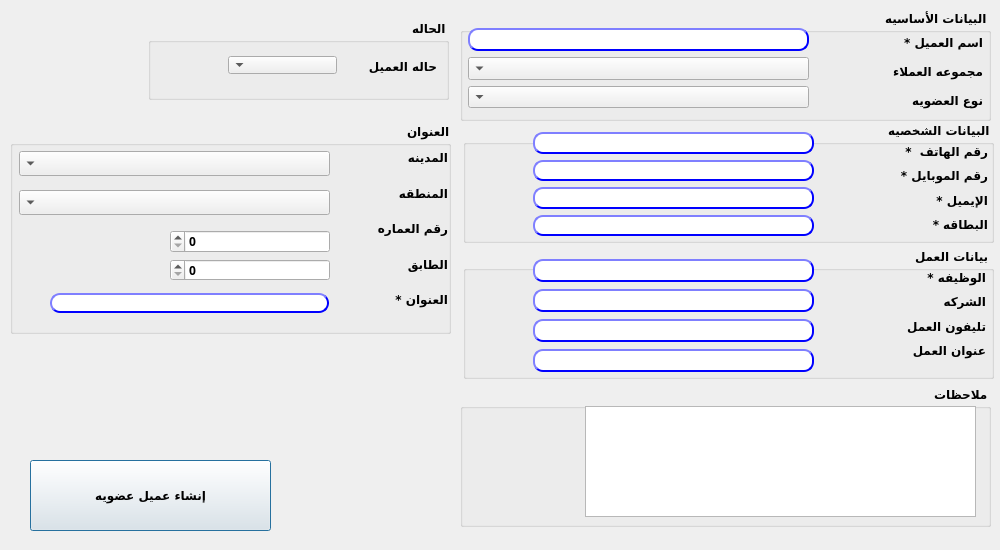
<?xml version="1.0" encoding="UTF-8"?>
<ui version="4.0">
 <class>Dialog</class>
 <widget class="QDialog" name="Dialog">
  <property name="geometry">
   <rect>
    <x>0</x>
    <y>0</y>
    <width>1000</width>
    <height>550</height>
   </rect>
  </property>
  <property name="sizePolicy">
   <sizepolicy hsizetype="Fixed" vsizetype="Fixed">
    <horstretch>0</horstretch>
    <verstretch>0</verstretch>
   </sizepolicy>
  </property>
  <property name="minimumSize">
   <size>
    <width>1000</width>
    <height>550</height>
   </size>
  </property>
  <property name="maximumSize">
   <size>
    <width>1000</width>
    <height>550</height>
   </size>
  </property>
  <property name="windowTitle">
   <string>إنشاء عميل</string>
  </property>
  <property name="styleSheet">
   <string notr="true"/>
  </property>
  <widget class="QPushButton" name="BTN_createCustomer">
   <property name="geometry">
    <rect>
     <x>30</x>
     <y>460</y>
     <width>241</width>
     <height>71</height>
    </rect>
   </property>
   <property name="font">
    <font>
     <family>29LT Bukra Regular</family>
     <pointsize>9</pointsize>
     <weight>75</weight>
     <bold>true</bold>
    </font>
   </property>
   <property name="styleSheet">
    <string notr="true"/>
   </property>
   <property name="text">
    <string>إنشاء عميل عضويه</string>
   </property>
  </widget>
  <widget class="QGroupBox" name="groupBox">
   <property name="geometry">
    <rect>
     <x>463</x>
     <y>122</y>
     <width>531</width>
     <height>121</height>
    </rect>
   </property>
   <property name="font">
    <font>
     <family>29LT Bukra Regular</family>
     <pointsize>9</pointsize>
     <weight>75</weight>
     <bold>true</bold>
    </font>
   </property>
   <property name="layoutDirection">
    <enum>Qt::RightToLeft</enum>
   </property>
   <property name="title">
    <string>البيانات الشخصيه </string>
   </property>
   <widget class="QWidget" name="verticalLayoutWidget_5">
    <property name="geometry">
     <rect>
      <x>432</x>
      <y>20</y>
      <width>93</width>
      <height>91</height>
     </rect>
    </property>
    <property name="font">
     <font>
      <family>29LT Bukra Regular</family>
      <pointsize>9</pointsize>
      <weight>75</weight>
      <bold>true</bold>
     </font>
    </property>
    <layout class="QVBoxLayout" name="verticalLayout_5">
     <item>
      <widget class="QLabel" name="label_2">
       <property name="font">
        <font>
         <family>29LT Bukra Regular</family>
         <pointsize>9</pointsize>
         <weight>75</weight>
         <bold>true</bold>
        </font>
       </property>
       <property name="text">
        <string>رقم الهاتف  *</string>
       </property>
      </widget>
     </item>
     <item>
      <widget class="QLabel" name="label">
       <property name="font">
        <font>
         <family>29LT Bukra Regular</family>
         <pointsize>9</pointsize>
         <weight>75</weight>
         <bold>true</bold>
        </font>
       </property>
       <property name="text">
        <string>رقم الموبايل *</string>
       </property>
      </widget>
     </item>
     <item>
      <widget class="QLabel" name="label_10">
       <property name="font">
        <font>
         <family>29LT Bukra Regular</family>
         <pointsize>9</pointsize>
         <weight>75</weight>
         <bold>true</bold>
        </font>
       </property>
       <property name="text">
        <string>اﻹيميل *</string>
       </property>
      </widget>
     </item>
     <item>
      <widget class="QLabel" name="label_16">
       <property name="font">
        <font>
         <family>29LT Bukra Regular</family>
         <pointsize>9</pointsize>
         <weight>75</weight>
         <bold>true</bold>
        </font>
       </property>
       <property name="text">
        <string>البطاقه *</string>
       </property>
      </widget>
     </item>
    </layout>
   </widget>
   <widget class="QWidget" name="verticalLayoutWidget_6">
    <property name="geometry">
     <rect>
      <x>70</x>
      <y>10</y>
      <width>281</width>
      <height>104</height>
     </rect>
    </property>
    <property name="font">
     <font>
      <family>29LT Bukra Regular</family>
      <pointsize>9</pointsize>
      <weight>75</weight>
      <bold>true</bold>
     </font>
    </property>
    <layout class="QVBoxLayout" name="verticalLayout_6">
     <item>
      <widget class="QLineEdit" name="lE_phone">
       <property name="font">
        <font>
         <family>29LT Bukra Regular</family>
         <pointsize>9</pointsize>
         <weight>75</weight>
         <bold>true</bold>
        </font>
       </property>
       <property name="styleSheet">
        <string notr="true">QLineEdit{
                                        background-color: white;
                                        border-style: outset;
                                        border-width: 2px;
                                        border-radius: 10px;
                                        border-color: blue;
                                        min-width: 6em;
                                        }
                                        QLineEdit:hover {
                                        background: qradialgradient(
                                        cx: 0.3, cy: -0.4, fx: 0.3, fy: -0.4,
                                        radius: 1.35, stop: 0 #fff, stop: 1 #bbb
                                        );
                                        }
                                       QLineEdit:pressed {
                                        border-style: inset;
                                        background: qradialgradient(
                                        cx: 0.4, cy: -0.1, fx: 0.4, fy: -0.1,
                                        radius: 1.35, stop: 0 #fff, stop: 1 #ddd
                                        );
                                        }
                                    
                            </string>
       </property>
       <property name="text">
        <string/>
       </property>
      </widget>
     </item>
     <item>
      <widget class="QLineEdit" name="lE_mobile">
       <property name="font">
        <font>
         <family>29LT Bukra Regular</family>
         <pointsize>9</pointsize>
         <weight>75</weight>
         <bold>true</bold>
        </font>
       </property>
       <property name="styleSheet">
        <string notr="true">QLineEdit{
                                        background-color: white;
                                        border-style: outset;
                                        border-width: 2px;
                                        border-radius: 10px;
                                        border-color: blue;
                                        min-width: 6em;
                                        }
                                        QLineEdit:hover {
                                        background: qradialgradient(
                                        cx: 0.3, cy: -0.4, fx: 0.3, fy: -0.4,
                                        radius: 1.35, stop: 0 #fff, stop: 1 #bbb
                                        );
                                        }
                                       QLineEdit:pressed {
                                        border-style: inset;
                                        background: qradialgradient(
                                        cx: 0.4, cy: -0.1, fx: 0.4, fy: -0.1,
                                        radius: 1.35, stop: 0 #fff, stop: 1 #ddd
                                        );
                                        }
                                    
                            </string>
       </property>
       <property name="text">
        <string/>
       </property>
      </widget>
     </item>
     <item>
      <widget class="QLineEdit" name="LE_email">
       <property name="font">
        <font>
         <family>29LT Bukra Regular</family>
         <pointsize>9</pointsize>
         <weight>75</weight>
         <bold>true</bold>
        </font>
       </property>
       <property name="styleSheet">
        <string notr="true">QLineEdit{
                                        background-color: white;
                                        border-style: outset;
                                        border-width: 2px;
                                        border-radius: 10px;
                                        border-color: blue;
                                        min-width: 6em;
                                        }
                                        QLineEdit:hover {
                                        background: qradialgradient(
                                        cx: 0.3, cy: -0.4, fx: 0.3, fy: -0.4,
                                        radius: 1.35, stop: 0 #fff, stop: 1 #bbb
                                        );
                                        }
                                       QLineEdit:pressed {
                                        border-style: inset;
                                        background: qradialgradient(
                                        cx: 0.4, cy: -0.1, fx: 0.4, fy: -0.1,
                                        radius: 1.35, stop: 0 #fff, stop: 1 #ddd
                                        );
                                        }
                                    </string>
       </property>
       <property name="text">
        <string/>
       </property>
      </widget>
     </item>
     <item>
      <widget class="QLineEdit" name="LE_nationalID">
       <property name="font">
        <font>
         <family>29LT Bukra Regular</family>
         <pointsize>9</pointsize>
         <weight>75</weight>
         <bold>true</bold>
        </font>
       </property>
       <property name="styleSheet">
        <string notr="true">QLineEdit{
                                        background-color: white;
                                        border-style: outset;
                                        border-width: 2px;
                                        border-radius: 10px;
                                        border-color: blue;
                                        min-width: 6em;
                                        }
                                        QLineEdit:hover {
                                        background: qradialgradient(
                                        cx: 0.3, cy: -0.4, fx: 0.3, fy: -0.4,
                                        radius: 1.35, stop: 0 #fff, stop: 1 #bbb
                                        );
                                        }
                                       QLineEdit:pressed {
                                        border-style: inset;
                                        background: qradialgradient(
                                        cx: 0.4, cy: -0.1, fx: 0.4, fy: -0.1,
                                        radius: 1.35, stop: 0 #fff, stop: 1 #ddd
                                        );
                                        }
                                    </string>
       </property>
       <property name="text">
        <string/>
       </property>
      </widget>
     </item>
    </layout>
   </widget>
  </widget>
  <widget class="QGroupBox" name="groupBox_2">
   <property name="geometry">
    <rect>
     <x>463</x>
     <y>248</y>
     <width>531</width>
     <height>131</height>
    </rect>
   </property>
   <property name="font">
    <font>
     <family>29LT Bukra Regular</family>
     <pointsize>9</pointsize>
     <weight>75</weight>
     <bold>true</bold>
    </font>
   </property>
   <property name="layoutDirection">
    <enum>Qt::RightToLeft</enum>
   </property>
   <property name="title">
    <string>بيانات العمل</string>
   </property>
   <widget class="QWidget" name="verticalLayoutWidget_7">
    <property name="geometry">
     <rect>
      <x>432</x>
      <y>20</y>
      <width>91</width>
      <height>91</height>
     </rect>
    </property>
    <property name="font">
     <font>
      <family>29LT Bukra Regular</family>
      <pointsize>9</pointsize>
      <weight>75</weight>
      <bold>true</bold>
     </font>
    </property>
    <layout class="QVBoxLayout" name="verticalLayout_7">
     <item>
      <widget class="QLabel" name="label_4">
       <property name="font">
        <font>
         <family>29LT Bukra Regular</family>
         <pointsize>9</pointsize>
         <weight>75</weight>
         <bold>true</bold>
        </font>
       </property>
       <property name="text">
        <string>الوظيفه *</string>
       </property>
      </widget>
     </item>
     <item>
      <widget class="QLabel" name="label_11">
       <property name="font">
        <font>
         <family>29LT Bukra Regular</family>
         <pointsize>9</pointsize>
         <weight>75</weight>
         <bold>true</bold>
        </font>
       </property>
       <property name="text">
        <string>الشركه</string>
       </property>
      </widget>
     </item>
     <item>
      <widget class="QLabel" name="label_13">
       <property name="font">
        <font>
         <family>29LT Bukra Regular</family>
         <pointsize>9</pointsize>
         <weight>75</weight>
         <bold>true</bold>
        </font>
       </property>
       <property name="text">
        <string>تليفون العمل</string>
       </property>
      </widget>
     </item>
     <item>
      <widget class="QLabel" name="label_12">
       <property name="font">
        <font>
         <family>29LT Bukra Regular</family>
         <pointsize>9</pointsize>
         <weight>75</weight>
         <bold>true</bold>
        </font>
       </property>
       <property name="text">
        <string>عنوان العمل</string>
       </property>
      </widget>
     </item>
    </layout>
   </widget>
   <widget class="QWidget" name="verticalLayoutWidget_8">
    <property name="geometry">
     <rect>
      <x>70</x>
      <y>10</y>
      <width>281</width>
      <height>119</height>
     </rect>
    </property>
    <property name="font">
     <font>
      <family>29LT Bukra Regular</family>
      <pointsize>9</pointsize>
      <weight>75</weight>
      <bold>true</bold>
     </font>
    </property>
    <layout class="QVBoxLayout" name="verticalLayout_8">
     <item>
      <widget class="QLineEdit" name="LE_job">
       <property name="font">
        <font>
         <family>29LT Bukra Regular</family>
         <pointsize>9</pointsize>
         <weight>75</weight>
         <bold>true</bold>
        </font>
       </property>
       <property name="styleSheet">
        <string notr="true">QLineEdit{
                                        background-color: white;
                                        border-style: outset;
                                        border-width: 2px;
                                        border-radius: 10px;
                                        border-color: blue;
                                        min-width: 6em;
                                        }
                                        QLineEdit:hover {
                                        background: qradialgradient(
                                        cx: 0.3, cy: -0.4, fx: 0.3, fy: -0.4,
                                        radius: 1.35, stop: 0 #fff, stop: 1 #bbb
                                        );
                                        }
                                       QLineEdit:pressed {
                                        border-style: inset;
                                        background: qradialgradient(
                                        cx: 0.4, cy: -0.1, fx: 0.4, fy: -0.1,
                                        radius: 1.35, stop: 0 #fff, stop: 1 #ddd
                                        );
                                        }
                                    </string>
       </property>
       <property name="text">
        <string/>
       </property>
       <property name="maxLength">
        <number>25</number>
       </property>
      </widget>
     </item>
     <item>
      <widget class="QLineEdit" name="LE_company">
       <property name="font">
        <font>
         <family>29LT Bukra Regular</family>
         <pointsize>9</pointsize>
         <weight>75</weight>
         <bold>true</bold>
        </font>
       </property>
       <property name="styleSheet">
        <string notr="true">QLineEdit{
                                        background-color: white;
                                        border-style: outset;
                                        border-width: 2px;
                                        border-radius: 10px;
                                        border-color: blue;
                                        min-width: 6em;
                                        }
                                        QLineEdit:hover {
                                        background: qradialgradient(
                                        cx: 0.3, cy: -0.4, fx: 0.3, fy: -0.4,
                                        radius: 1.35, stop: 0 #fff, stop: 1 #bbb
                                        );
                                        }
                                       QLineEdit:pressed {
                                        border-style: inset;
                                        background: qradialgradient(
                                        cx: 0.4, cy: -0.1, fx: 0.4, fy: -0.1,
                                        radius: 1.35, stop: 0 #fff, stop: 1 #ddd
                                        );
                                        }
                                    
                            </string>
       </property>
       <property name="text">
        <string/>
       </property>
       <property name="maxLength">
        <number>35</number>
       </property>
      </widget>
     </item>
     <item>
      <widget class="QLineEdit" name="LE_workPhone">
       <property name="font">
        <font>
         <family>29LT Bukra Regular</family>
         <pointsize>9</pointsize>
         <weight>75</weight>
         <bold>true</bold>
        </font>
       </property>
       <property name="styleSheet">
        <string notr="true">QLineEdit{
                                        background-color: white;
                                        border-style: outset;
                                        border-width: 2px;
                                        border-radius: 10px;
                                        border-color: blue;
                                        min-width: 6em;
                                        }
                                        QLineEdit:hover {
                                        background: qradialgradient(
                                        cx: 0.3, cy: -0.4, fx: 0.3, fy: -0.4,
                                        radius: 1.35, stop: 0 #fff, stop: 1 #bbb
                                        );
                                        }
                                       QLineEdit:pressed {
                                        border-style: inset;
                                        background: qradialgradient(
                                        cx: 0.4, cy: -0.1, fx: 0.4, fy: -0.1,
                                        radius: 1.35, stop: 0 #fff, stop: 1 #ddd
                                        );
                                        }
                                    
                            </string>
       </property>
       <property name="text">
        <string/>
       </property>
      </widget>
     </item>
     <item>
      <widget class="QLineEdit" name="LE_workAddress">
       <property name="font">
        <font>
         <family>29LT Bukra Regular</family>
         <pointsize>9</pointsize>
         <weight>75</weight>
         <bold>true</bold>
        </font>
       </property>
       <property name="styleSheet">
        <string notr="true">QLineEdit{
                                        background-color: white;
                                        border-style: outset;
                                        border-width: 2px;
                                        border-radius: 10px;
                                        border-color: blue;
                                        min-width: 6em;
                                        }
                                        QLineEdit:hover {
                                        background: qradialgradient(
                                        cx: 0.3, cy: -0.4, fx: 0.3, fy: -0.4,
                                        radius: 1.35, stop: 0 #fff, stop: 1 #bbb
                                        );
                                        }
                                       QLineEdit:pressed {
                                        border-style: inset;
                                        background: qradialgradient(
                                        cx: 0.4, cy: -0.1, fx: 0.4, fy: -0.1,
                                        radius: 1.35, stop: 0 #fff, stop: 1 #ddd
                                        );
                                        }
                                    
                            </string>
       </property>
       <property name="text">
        <string/>
       </property>
       <property name="maxLength">
        <number>20</number>
       </property>
      </widget>
     </item>
    </layout>
   </widget>
  </widget>
  <widget class="QGroupBox" name="groupBox_3">
   <property name="geometry">
    <rect>
     <x>10</x>
     <y>123</y>
     <width>441</width>
     <height>211</height>
    </rect>
   </property>
   <property name="font">
    <font>
     <family>29LT Bukra Regular</family>
     <pointsize>9</pointsize>
     <weight>75</weight>
     <bold>true</bold>
    </font>
   </property>
   <property name="layoutDirection">
    <enum>Qt::RightToLeft</enum>
   </property>
   <property name="title">
    <string>العنوان</string>
   </property>
   <widget class="QWidget" name="verticalLayoutWidget_9">
    <property name="geometry">
     <rect>
      <x>359</x>
      <y>20</y>
      <width>79</width>
      <height>171</height>
     </rect>
    </property>
    <property name="font">
     <font>
      <family>29LT Bukra Regular</family>
      <pointsize>9</pointsize>
      <weight>75</weight>
      <bold>true</bold>
     </font>
    </property>
    <layout class="QVBoxLayout" name="verticalLayout_9">
     <item>
      <widget class="QLabel" name="label_5">
       <property name="font">
        <font>
         <family>29LT Bukra Regular</family>
         <pointsize>9</pointsize>
         <weight>75</weight>
         <bold>true</bold>
        </font>
       </property>
       <property name="text">
        <string>المدينه</string>
       </property>
      </widget>
     </item>
     <item>
      <widget class="QLabel" name="label_8">
       <property name="font">
        <font>
         <family>29LT Bukra Regular</family>
         <pointsize>9</pointsize>
         <weight>75</weight>
         <bold>true</bold>
        </font>
       </property>
       <property name="text">
        <string>المنطقه</string>
       </property>
      </widget>
     </item>
     <item>
      <widget class="QLabel" name="label_7">
       <property name="font">
        <font>
         <family>29LT Bukra Regular</family>
         <pointsize>9</pointsize>
         <weight>75</weight>
         <bold>true</bold>
        </font>
       </property>
       <property name="text">
        <string>رقم العماره</string>
       </property>
      </widget>
     </item>
     <item>
      <widget class="QLabel" name="label_9">
       <property name="font">
        <font>
         <family>29LT Bukra Regular</family>
         <pointsize>9</pointsize>
         <weight>75</weight>
         <bold>true</bold>
        </font>
       </property>
       <property name="text">
        <string>الطابق</string>
       </property>
      </widget>
     </item>
     <item>
      <widget class="QLabel" name="label_6">
       <property name="font">
        <font>
         <family>29LT Bukra Regular</family>
         <pointsize>9</pointsize>
         <weight>75</weight>
         <bold>true</bold>
        </font>
       </property>
       <property name="text">
        <string>العنوان *</string>
       </property>
      </widget>
     </item>
    </layout>
   </widget>
   <widget class="QWidget" name="verticalLayoutWidget_10">
    <property name="geometry">
     <rect>
      <x>9</x>
      <y>20</y>
      <width>311</width>
      <height>81</height>
     </rect>
    </property>
    <property name="font">
     <font>
      <family>29LT Bukra Regular</family>
      <pointsize>9</pointsize>
      <weight>75</weight>
      <bold>true</bold>
     </font>
    </property>
    <layout class="QVBoxLayout" name="verticalLayout_10">
     <item>
      <widget class="QComboBox" name="CMB_city">
       <property name="font">
        <font>
         <family>29LT Bukra Regular</family>
         <pointsize>9</pointsize>
         <weight>75</weight>
         <bold>true</bold>
        </font>
       </property>
       <property name="duplicatesEnabled">
        <bool>true</bool>
       </property>
      </widget>
     </item>
     <item>
      <widget class="QComboBox" name="CMB_district">
       <property name="font">
        <font>
         <family>29LT Bukra Regular</family>
         <pointsize>9</pointsize>
         <weight>75</weight>
         <bold>true</bold>
        </font>
       </property>
       <property name="duplicatesEnabled">
        <bool>true</bool>
       </property>
      </widget>
     </item>
    </layout>
   </widget>
   <widget class="QWidget" name="verticalLayoutWidget_11">
    <property name="geometry">
     <rect>
      <x>160</x>
      <y>107</y>
      <width>160</width>
      <height>51</height>
     </rect>
    </property>
    <property name="font">
     <font>
      <family>29LT Bukra Regular</family>
      <pointsize>9</pointsize>
      <weight>75</weight>
      <bold>true</bold>
     </font>
    </property>
    <layout class="QVBoxLayout" name="verticalLayout_11">
     <item>
      <widget class="QSpinBox" name="LE_floor">
       <property name="font">
        <font>
         <family>29LT Bukra Regular</family>
         <pointsize>9</pointsize>
         <weight>75</weight>
         <bold>true</bold>
        </font>
       </property>
       <property name="maximum">
        <number>999</number>
       </property>
      </widget>
     </item>
     <item>
      <widget class="QSpinBox" name="LE_building">
       <property name="font">
        <font>
         <family>29LT Bukra Regular</family>
         <pointsize>9</pointsize>
         <weight>75</weight>
         <bold>true</bold>
        </font>
       </property>
       <property name="maximum">
        <number>99999</number>
       </property>
      </widget>
     </item>
    </layout>
   </widget>
   <widget class="QLineEdit" name="LE_address">
    <property name="geometry">
     <rect>
      <x>40</x>
      <y>170</y>
      <width>279</width>
      <height>20</height>
     </rect>
    </property>
    <property name="font">
     <font>
      <family>29LT Bukra Regular</family>
      <pointsize>9</pointsize>
      <weight>75</weight>
      <bold>true</bold>
     </font>
    </property>
    <property name="styleSheet">
     <string notr="true">QLineEdit{
                                        background-color: white;
                                        border-style: outset;
                                        border-width: 2px;
                                        border-radius: 10px;
                                        border-color: blue;
                                        min-width: 6em;
                                        }
                                        QLineEdit:hover {
                                        background: qradialgradient(
                                        cx: 0.3, cy: -0.4, fx: 0.3, fy: -0.4,
                                        radius: 1.35, stop: 0 #fff, stop: 1 #bbb
                                        );
                                        }
                                       QLineEdit:pressed {
                                        border-style: inset;
                                        background: qradialgradient(
                                        cx: 0.4, cy: -0.1, fx: 0.4, fy: -0.1,
                                        radius: 1.35, stop: 0 #fff, stop: 1 #ddd
                                        );
                                        }
                                    
                            </string>
    </property>
    <property name="text">
     <string/>
    </property>
    <property name="maxLength">
     <number>20</number>
    </property>
   </widget>
  </widget>
  <widget class="QGroupBox" name="groupBox_4">
   <property name="geometry">
    <rect>
     <x>460</x>
     <y>386</y>
     <width>531</width>
     <height>141</height>
    </rect>
   </property>
   <property name="font">
    <font>
     <family>29LT Bukra Regular</family>
     <pointsize>9</pointsize>
     <weight>75</weight>
     <bold>true</bold>
    </font>
   </property>
   <property name="layoutDirection">
    <enum>Qt::RightToLeft</enum>
   </property>
   <property name="title">
    <string>ملاحظات</string>
   </property>
   <widget class="QTextEdit" name="LE_notes">
    <property name="geometry">
     <rect>
      <x>125</x>
      <y>20</y>
      <width>391</width>
      <height>111</height>
     </rect>
    </property>
    <property name="font">
     <font>
      <family>29LT Bukra Regular</family>
      <pointsize>9</pointsize>
      <weight>75</weight>
      <bold>true</bold>
     </font>
    </property>
   </widget>
  </widget>
  <widget class="QGroupBox" name="groupBox_5">
   <property name="geometry">
    <rect>
     <x>460</x>
     <y>10</y>
     <width>531</width>
     <height>111</height>
    </rect>
   </property>
   <property name="font">
    <font>
     <family>29LT Bukra Regular</family>
     <pointsize>9</pointsize>
     <weight>75</weight>
     <bold>true</bold>
    </font>
   </property>
   <property name="layoutDirection">
    <enum>Qt::RightToLeft</enum>
   </property>
   <property name="title">
    <string>البيانات الأساسيه</string>
   </property>
   <widget class="QWidget" name="verticalLayoutWidget_4">
    <property name="geometry">
     <rect>
      <x>8</x>
      <y>18</y>
      <width>341</width>
      <height>80</height>
     </rect>
    </property>
    <property name="font">
     <font>
      <family>29LT Bukra Regular</family>
      <pointsize>9</pointsize>
      <weight>75</weight>
      <bold>true</bold>
     </font>
    </property>
    <layout class="QVBoxLayout" name="verticalLayout_4">
     <item>
      <widget class="QLineEdit" name="LE_name">
       <property name="font">
        <font>
         <family>29LT Bukra Regular</family>
         <pointsize>9</pointsize>
         <weight>75</weight>
         <bold>true</bold>
        </font>
       </property>
       <property name="styleSheet">
        <string notr="true">QLineEdit{
                                        background-color: white;
                                        border-style: outset;
                                        border-width: 2px;
                                        border-radius: 10px;
                                        border-color: blue;
                                        min-width: 6em;
                                        }
                                        QLineEdit:hover {
                                        background: qradialgradient(
                                        cx: 0.3, cy: -0.4, fx: 0.3, fy: -0.4,
                                        radius: 1.35, stop: 0 #fff, stop: 1 #bbb
                                        );
                                        }
                                       QLineEdit:pressed {
                                        border-style: inset;
                                        background: qradialgradient(
                                        cx: 0.4, cy: -0.1, fx: 0.4, fy: -0.1,
                                        radius: 1.35, stop: 0 #fff, stop: 1 #ddd
                                        );
                                        }
                                    </string>
       </property>
       <property name="text">
        <string/>
       </property>
       <property name="maxLength">
        <number>50</number>
       </property>
      </widget>
     </item>
     <item>
      <widget class="QComboBox" name="CMB_custGroup">
       <property name="font">
        <font>
         <family>29LT Bukra Regular</family>
         <pointsize>9</pointsize>
         <weight>75</weight>
         <bold>true</bold>
        </font>
       </property>
      </widget>
     </item>
     <item>
      <widget class="QComboBox" name="CMB_loyalityType">
       <property name="font">
        <font>
         <family>29LT Bukra Regular</family>
         <pointsize>9</pointsize>
         <weight>75</weight>
         <bold>true</bold>
        </font>
       </property>
      </widget>
     </item>
    </layout>
   </widget>
   <widget class="QWidget" name="verticalLayoutWidget_3">
    <property name="geometry">
     <rect>
      <x>420</x>
      <y>21</y>
      <width>103</width>
      <height>81</height>
     </rect>
    </property>
    <property name="font">
     <font>
      <family>29LT Bukra Regular</family>
      <pointsize>9</pointsize>
      <weight>75</weight>
      <bold>true</bold>
     </font>
    </property>
    <layout class="QVBoxLayout" name="verticalLayout_3">
     <item>
      <widget class="QLabel" name="label_3">
       <property name="font">
        <font>
         <family>29LT Bukra Regular</family>
         <pointsize>9</pointsize>
         <weight>75</weight>
         <bold>true</bold>
        </font>
       </property>
       <property name="text">
        <string>اسم العميل *</string>
       </property>
      </widget>
     </item>
     <item>
      <widget class="QLabel" name="label_17">
       <property name="font">
        <font>
         <family>29LT Bukra Regular</family>
         <pointsize>9</pointsize>
         <weight>75</weight>
         <bold>true</bold>
        </font>
       </property>
       <property name="text">
        <string>مجموعه العملاء</string>
       </property>
      </widget>
     </item>
     <item>
      <widget class="QLabel" name="label_14">
       <property name="font">
        <font>
         <family>29LT Bukra Regular</family>
         <pointsize>9</pointsize>
         <weight>75</weight>
         <bold>true</bold>
        </font>
       </property>
       <property name="text">
        <string>نوع العضويه</string>
       </property>
      </widget>
     </item>
    </layout>
   </widget>
  </widget>
  <widget class="QGroupBox" name="groupBox_6">
   <property name="geometry">
    <rect>
     <x>148</x>
     <y>20</y>
     <width>301</width>
     <height>80</height>
    </rect>
   </property>
   <property name="font">
    <font>
     <family>29LT Bukra Regular</family>
     <pointsize>9</pointsize>
     <weight>75</weight>
     <bold>true</bold>
    </font>
   </property>
   <property name="layoutDirection">
    <enum>Qt::RightToLeft</enum>
   </property>
   <property name="title">
    <string>الحاله</string>
   </property>
   <widget class="QLabel" name="label_15">
    <property name="geometry">
     <rect>
      <x>200</x>
      <y>20</y>
      <width>89</width>
      <height>52</height>
     </rect>
    </property>
    <property name="font">
     <font>
      <family>29LT Bukra Regular</family>
      <pointsize>9</pointsize>
      <weight>75</weight>
      <bold>true</bold>
     </font>
    </property>
    <property name="text">
     <string>حاله العميل</string>
    </property>
   </widget>
   <widget class="QComboBox" name="CMB_status">
    <property name="geometry">
     <rect>
      <x>80</x>
      <y>36</y>
      <width>109</width>
      <height>18</height>
     </rect>
    </property>
    <property name="font">
     <font>
      <family>29LT Bukra Regular</family>
      <pointsize>9</pointsize>
      <weight>75</weight>
      <bold>true</bold>
     </font>
    </property>
   </widget>
  </widget>
 </widget>
 <resources/>
 <connections/>
</ui>
